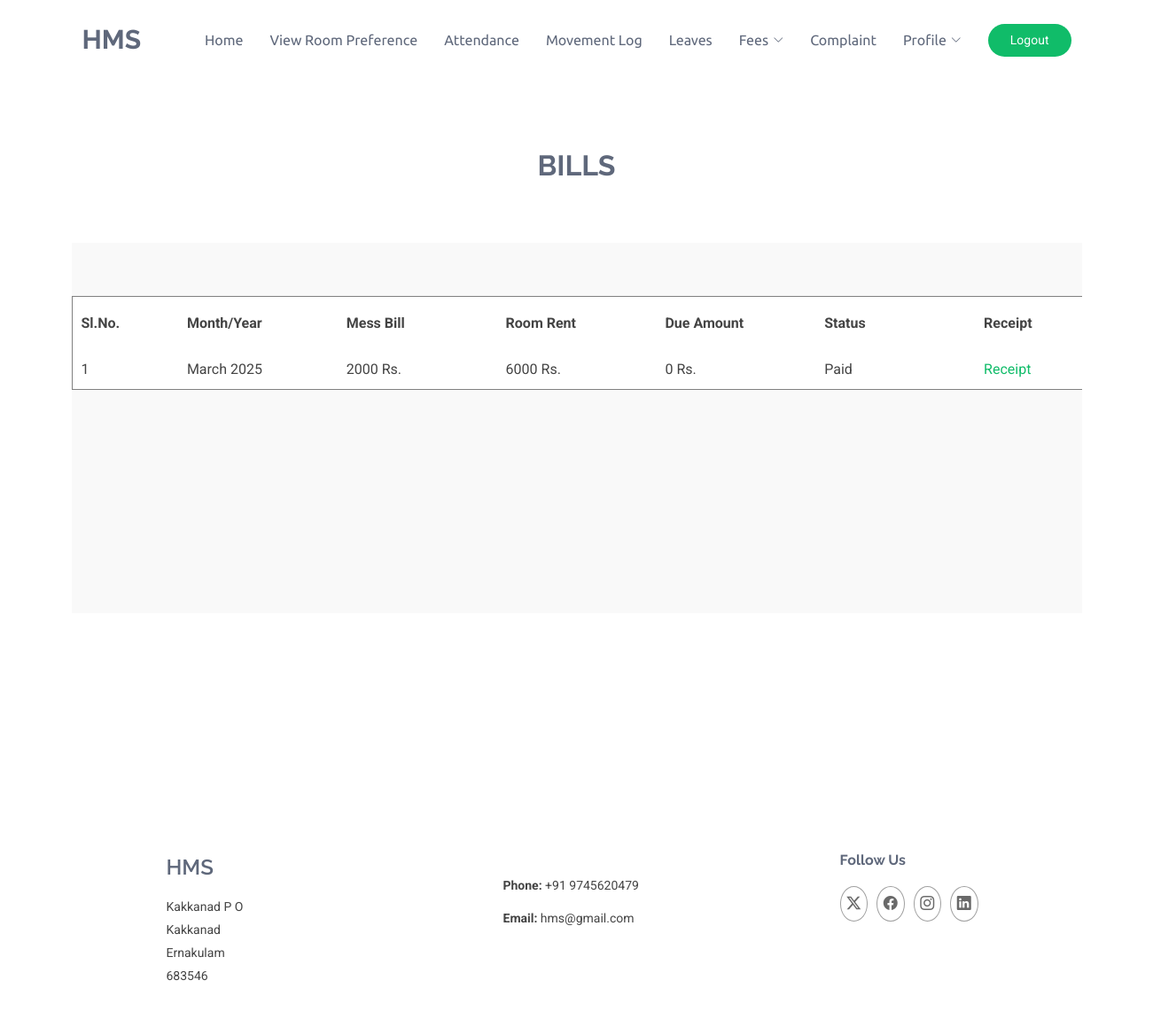
Screenshot of /Parent/viewPreviousBills.php (signed in) with the database file from the repository.
### tables this page shows
CREATE TABLE `tbl_messfee` (
  `messfee_id` int(11) NOT NULL,
  `month` int(11) NOT NULL,
  `year` int(11) NOT NULL,
  `user_id` varchar(11) NOT NULL,
  `present_count` int(11) NOT NULL,
  `mess_fees` int(11) NOT NULL,
  `added_date` date NOT NULL,
  `payment_status` int(11) NOT NULL,
  `payed_date` date DEFAULT NULL,
  `due_amount` int(11) NOT NULL
);

CREATE TABLE `tbl_hostelrentpayment` (
  `rent_id` int(11) NOT NULL,
  `hostelrent_month` int(11) NOT NULL,
  `hostelrent_year` int(11) NOT NULL,
  `user_id` varchar(20) NOT NULL,
  `room_share` int(11) NOT NULL,
  `room_rent` int(11) NOT NULL,
  `payment_status` int(11) NOT NULL
);

### Parent/viewPreviousBills.php (the view, shortened to what this page needs)
<?php
include("../Assets/Connection/Connection.php");
$selUser = "select * from tbl_parent where user_id='" . $_SESSION["user_id"] . "'";
$rowu = $con->query($selUser);
$datau = $rowu->fetch_assoc();
if ($datau["verification_status"] == 1 || $datau["verification_status"] == 3) {
?>
<!DOCTYPE html>
<html lang="en">
<head>
    <link rel="stylesheet" href="https://cdnjs.cloudflare.com/ajax/libs/font-awesome/4.7.0/css/font-awesome.min.css">
    <link href="../Assets/Template/Student/vendor/bootstrap/css/bootstrap.min.css" rel="stylesheet">
    <link href="../Assets/Template/Student/vendor/bootstrap-icons/bootstrap-icons.css" rel="stylesheet">
    <link href="../Assets/Template/Student/vendor/aos/aos.css" rel="stylesheet">
    <link href="../Assets/Template/Student/vendor/glightbox/css/glightbox.min.css" rel="stylesheet">
    <link href="../Assets/Template/Student/vendor/swiper/swiper-bundle.min.css" rel="stylesheet">
    <link href="../Assets/Template/Student/css/main.css" rel="stylesheet">
</head>
<body class="index-page">
<?php
    include("header.php");
?>
    <main class="main">
        <div class="container section-title" data-aos="fade-up">
            <br><br>
            <h2>Bills</h2>
            <br><br>
            <section id="services" class="services section light-background">
                <form id="form1" name="form1" method="post" action="" enctype="multipart/form-data">
                    <center>
                        <table width="1200" border="1" cellpadding="10">
                            <tr>
                                <th width="10%" height="60px">Sl.No.</th>
                                <th width="15%">Month/Year</th>
                                <th width="15%">Mess Bill</th>
                                <th width="15%">Room Rent</th>
                                <th width="15%">Due Amount</th>
                                <th width="15%">Status</th>
                                <th width="15%">Receipt</th>
                            </tr>
                            <?php
                             $selRequest = "select * from tbl_messfee mf inner join tbl_hostelrentpayment hp on mf.user_id=hp.user_id inner join tbl_parent p on p.student_id=hp.user_id where p.user_id='".$_SESSION["user_id"]."' and mf.month=hp.hostelrent_month and mf.year=hp.hostelrent_year order by year desc,month asc";
                             $row = $con->query($selRequest);
                            $i = 0;
                            while ($data = $row->fetch_assoc()) {
                                $i++;
                            ?>
                                <tr>
                                    <td><?php echo $i ?></td>
                                    <td><?php echo date("F", mktime(0, 0, 0, $data["month"], 1))." ".$data["year"];?></td>
                                    <td><?php echo $data["mess_fees"]." Rs." ; ?></td>
                                    <td><?php echo $data["room_rent"]." Rs." ?></td>
                                    <td><?php echo $data["due_amount"]." Rs." ?></td>
                                    <td><?php
                                    if($data["payment_status"]==0) {
                                        ?><a href="payment.php?messfeeid=<?php echo $data['messfee_id']; ?>&rentid=<?php echo $data['rent_id'];?>">Pay</a> <?php
                                    }else{
                                        echo "Paid";
                                    }
                                    ?>
                                    </td>
                                    <td><?php
                                    if($data["payment_status"]==0)
                                        echo "Not Paid";
                                    else{
                                        ?><a href="payReceipt.php?messfeeid=<?php echo $data['messfee_id']; ?>&rentid=<?php echo $data['rent_id'];?>">Receipt</a> <?php
                                        }?></td>
                                </tr>
                            <?php
                            }
                            ?>
                        </table>
                    </center>
                </form>
                <br><br><br><br><br><br><br><br>
            </section>
        </div>
    </main>
    <br><br><br><br>
    <?php
    include("footer.php");
    ?>
</body>
</html>
<?php
}
?>

### Assets/Template/Student/css/main.css (style rules this page uses)
:root { --default-font: "Roboto", system-ui, -apple-system, "Segoe UI", Roboto, "Helvetica Neue", Arial, "Noto Sans", "Liberation Sans", sans-serif, "Apple Color Emoji", "Segoe UI Emoji", "Segoe UI Symbol", "Noto Color Emoji"; --heading-font: "Raleway", sans-serif; --nav-font: "Ubuntu", sans-serif; }
:root { --background-color: #ffffff; --default-color: #444444; --heading-color: #5f687b; --accent-color: #10bc69; --surface-color: #ffffff; --contrast-color: #ffffff; }
:root { --nav-color: #5f687b; --nav-hover-color: #10bc69; --nav-mobile-background-color: #ffffff; --nav-dropdown-background-color: #ffffff; --nav-dropdown-color: #5f687b; --nav-dropdown-hover-color: #10bc69; }
.light-background { --background-color: #f9f9f9; --surface-color: #ffffff; }
:root { scroll-behavior: smooth; }
body { color: var(--default-color); background-color: var(--background-color); font-family: var(--default-font); }
a { color: var(--accent-color); text-decoration: none; transition: 0.3s; }
h1, h2, h3, h4, h5, h6 { color: var(--heading-color); font-family: var(--heading-font); }
section, .section { color: var(--default-color); background-color: var(--background-color); padding: 60px 0; scroll-margin-top: 100px; overflow: clip; }
.section-title { text-align: center; padding: 30px 0; margin-bottom: 30px; position: relative; }
.section-title h2 { font-size: 32px; font-weight: 700; text-transform: uppercase; margin-bottom: 20px; padding-bottom: 0; position: relative; z-index: 2; }

### Parent/viewPreviousBills.php (style rules this page uses)
table { background-color: white; border: 0.5px solid grey; }

### rows the page displays
tbl_messfee: month "March", year "2025", mess_fees "2000", tbl_hostelrentpayment.room_rent "6000", due_amount "0"
